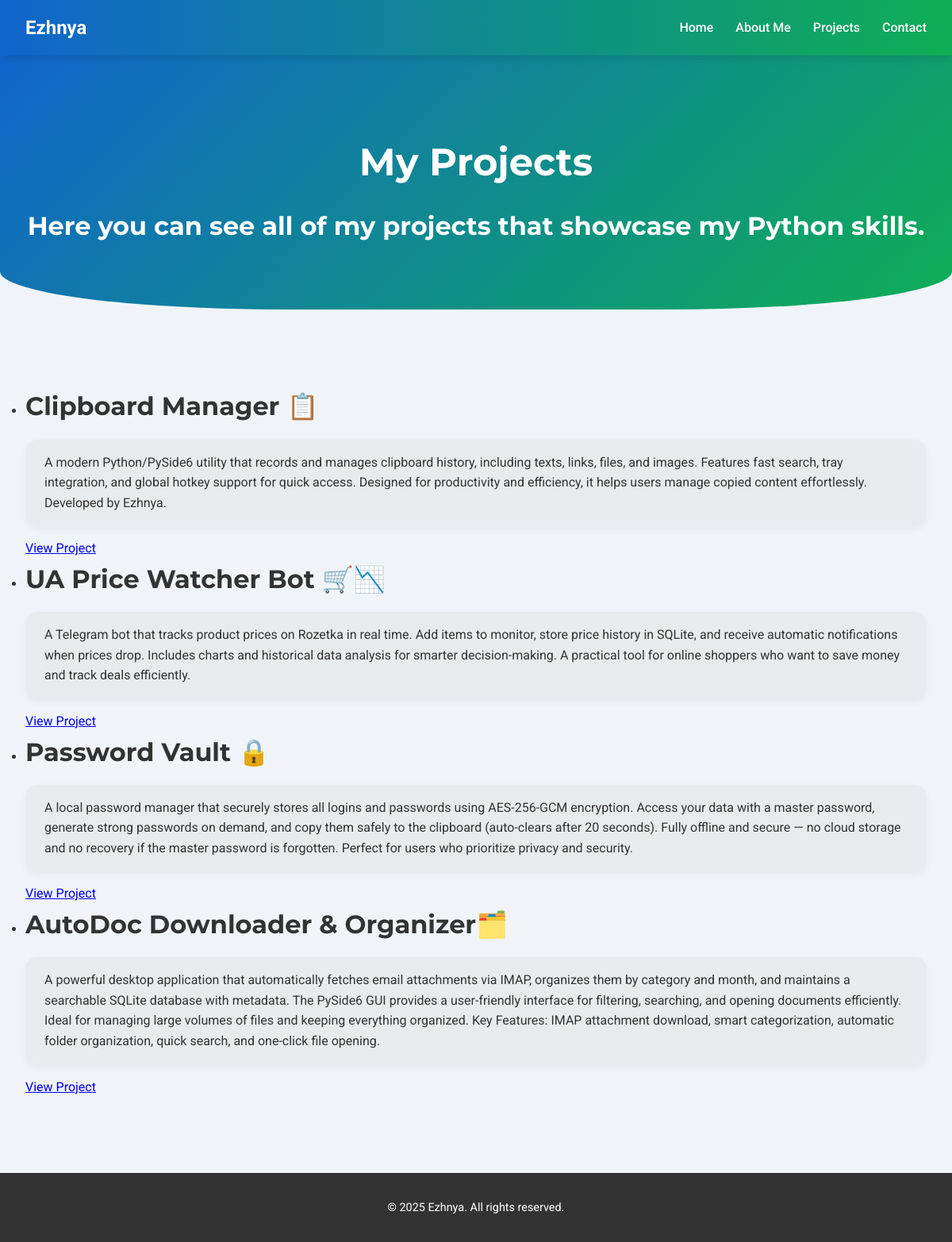
/projects/, run on the app's committed database.
### portfolio/models.py (models this page shows, shortened)
class Project(models.Model):
    title = models.CharField(max_length=200, verbose_name="Назва")
    description = models.TextField(verbose_name="Опис")
    link = models.URLField(blank=True, null=True, verbose_name="Посилання")
    created_at = models.DateTimeField(auto_now_add=True)

### portfolio/views.py (the view)
# urls.py: path("projects/", views.projects_view, name="projects"),
def projects_view(request):
    projects = Project.objects.all().order_by('-created_at')
    return render(request, 'projects.html', {'projects': projects})

### templates/projects.html (shortened to what this page needs)
{% extends "base.html" %}
{% load static %}
{% block content %}
<section class="hero">
    <h1>My Projects</h1>
    <h3>Here you can see all of my projects that showcase my Python skills.</h3>
</section>
<section class="projects-list">
    {% if projects %}
        <ul>
        {% for project in projects %}
            <li class="project-item">
                <h2>{{ project.title }}</h2>
                <p>{{ project.description }}</p>
                {% if project.link %}
                    <a href="{{ project.link }}" target="_blank">View Project</a>
                {% endif %}
            </li>
        {% endfor %}
        </ul>
    {% else %}
        <p>No projects added yet.</p>
    {% endif %}
</section>
{% endblock %}

### templates/base.html (shortened to what this page needs)
{% load static %}
<!DOCTYPE html>
<html lang="en">
<head>
    <link rel="stylesheet" href="{% static 'css/style.css' %}">
</head>
<body>
    <header>
        <div class="logo"><a href="{% url 'home' %}">Ezhnya</a></div>
        <nav>
            <a href="{% url 'home' %}">Home</a>
            <a href="{% url 'about' %}">About Me</a>
            <a href="{% url 'projects' %}">Projects</a>
            <a href="{% url 'contact' %}">Contact</a>
        </nav>
    </header>
    {% block content %}{% endblock %}
    <footer>
        <p>&copy; 2025 Ezhnya. All rights reserved.</p>
    </footer>
</body>
</html>

### static/css/style.css (style rules this page uses)
* { margin: 0; padding: 0; box-sizing: border-box; font-family: 'Roboto', sans-serif; }
body { background-color: #f0f4f8; color: #333; line-height: 1.6; }
header { background: linear-gradient(90deg, #1165cb, #0fae54); padding: 1rem 2rem; display: flex; justify-content: space-between; align-items: center; position: sticky; top: 0; z-index: 100; box-shadow: 0 4px 10px rgba(0,0,0,0.1); }
header .logo a { color: #ffffff; font-weight: 700; font-size: 1.5rem; text-decoration: none; }
header nav a { color: white; text-decoration: none; margin-left: 1.5rem; font-weight: 500; transition: all 0.3s ease; }
.hero { position: relative; text-align: center; padding: 6rem 2rem 4rem 2rem; background: linear-gradient(135deg, #1165cb, #0fae54); color: white; border-radius: 0 0 30% 30% / 15%; overflow: hidden; margin-top: 0; }
.hero h1 { font-family: 'Montserrat', sans-serif; font-size: 3rem; margin-bottom: 1rem; }
section { padding: 4rem 2rem; border-radius: 20px; margin: 2rem 0; }
section p { background-color: #d8d8d856; padding: 1rem 1.5rem; border-radius: 15px; margin-bottom: 1rem; box-shadow: 0 4px 10px rgba(0,0,0,0.05); line-height: 1.6; transition: transform 0.3s ease, box-shadow 0.3s ease; }
section h2 { font-family: 'Montserrat', sans-serif; font-size: 2rem; color: #333; background: none; padding: 0; margin-bottom: 1rem; }
section h3 { font-family: 'Montserrat', sans-serif; font-size: 2rem; color: #ffffff; background: none; padding: 0; margin-bottom: 1rem; }
footer { text-align: center; padding: 2rem; background-color: #333; color: white; margin-top: 2rem; font-size: 0.9rem; }

### data on the page
Project: title "Clipboard Manager 📋", description "A modern Python/PySide6 utility that records and manages clipboard history, including texts, links, files, and images. Features fast search, tray integration, and global hotkey support for quick access. Designed for productivity and efficiency, it helps users manage copied content effortlessly. Developed by Ezhnya."
Project: title "UA Price Watcher Bot 🛒📉", description "A Telegram bot that tracks product prices on Rozetka in real time. Add items to monitor, store price history in SQLite, and receive automatic notifications when prices drop. Includes charts and historical data analysis for smarter decision-making. A practical tool for online shoppers who want to save money and track deals efficiently."
Project: title "Password Vault 🔒", description "A local password manager that securely stores all logins and passwords using AES-256-GCM encryption. Access your data with a master password, generate strong passwords on demand, and copy them safely to the clipboard (auto-clears after 20 seconds). Fully offline and secure — no cloud storage and no recovery if the master password is forgotten. Perfect for users who prioritize privacy and security."
Project: title "AutoDoc Downloader & Organizer🗂️", description "A powerful desktop application that automatically fetches email attachments via IMAP, organizes them by category and month, and maintains a searchable SQLite database with metadata. The PySide6 GUI provides a user-friendly interface for filtering, searching, and opening documents efficiently. Ideal for managing large volumes of files and keeping everything organized. Key Features: IMAP attachment download, smart categorization, automatic folder organization, quick search, and one-click file opening."
